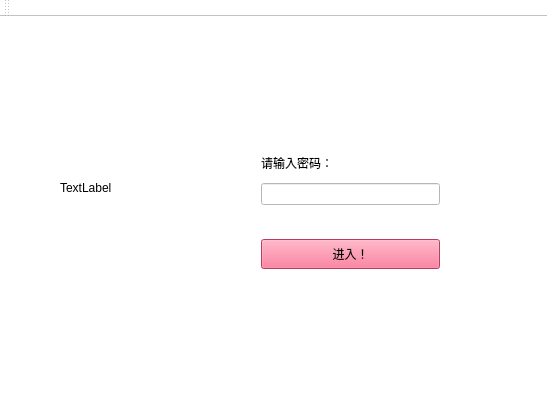
<?xml version="1.0" encoding="UTF-8"?>
<ui version="4.0">
 <class>MainWindow</class>
 <widget class="QMainWindow" name="MainWindow">
  <property name="geometry">
   <rect>
    <x>0</x>
    <y>0</y>
    <width>547</width>
    <height>420</height>
   </rect>
  </property>
  <property name="windowTitle">
   <string>MainWindow</string>
  </property>
  <property name="styleSheet">
   <string notr="true">background-color: rgb(255, 255, 255);</string>
  </property>
  <widget class="QWidget" name="centralWidget">
   <widget class="QLabel" name="label_2">
    <property name="geometry">
     <rect>
      <x>60</x>
      <y>100</y>
      <width>131</width>
      <height>141</height>
     </rect>
    </property>
    <property name="text">
     <string>TextLabel</string>
    </property>
   </widget>
   <widget class="QWidget" name="layoutWidget">
    <property name="geometry">
     <rect>
      <x>250</x>
      <y>120</y>
      <width>201</width>
      <height>142</height>
     </rect>
    </property>
    <layout class="QVBoxLayout" name="verticalLayout">
     <item>
      <widget class="QLabel" name="label">
       <property name="minimumSize">
        <size>
         <width>0</width>
         <height>30</height>
        </size>
       </property>
       <property name="text">
        <string>请输入密码：</string>
       </property>
      </widget>
     </item>
     <item>
      <widget class="QLineEdit" name="lineEdit"/>
     </item>
     <item>
      <spacer name="verticalSpacer_2">
       <property name="orientation">
        <enum>Qt::Vertical</enum>
       </property>
       <property name="sizeType">
        <enum>QSizePolicy::MinimumExpanding</enum>
       </property>
       <property name="sizeHint" stdset="0">
        <size>
         <width>20</width>
         <height>40</height>
        </size>
       </property>
      </spacer>
     </item>
     <item>
      <widget class="QPushButton" name="pushButton">
       <property name="minimumSize">
        <size>
         <width>0</width>
         <height>30</height>
        </size>
       </property>
       <property name="styleSheet">
        <string notr="true">background-color: rgb(255, 85, 127);</string>
       </property>
       <property name="text">
        <string>进入！</string>
       </property>
      </widget>
     </item>
    </layout>
   </widget>
  </widget>
  <widget class="QMenuBar" name="menuBar">
   <property name="geometry">
    <rect>
     <x>0</x>
     <y>0</y>
     <width>547</width>
     <height>21</height>
    </rect>
   </property>
  </widget>
  <widget class="QToolBar" name="mainToolBar">
   <attribute name="toolBarArea">
    <enum>TopToolBarArea</enum>
   </attribute>
   <attribute name="toolBarBreak">
    <bool>false</bool>
   </attribute>
  </widget>
  <widget class="QStatusBar" name="statusBar"/>
 </widget>
 <layoutdefault spacing="6" margin="11"/>
 <resources/>
 <connections/>
</ui>
